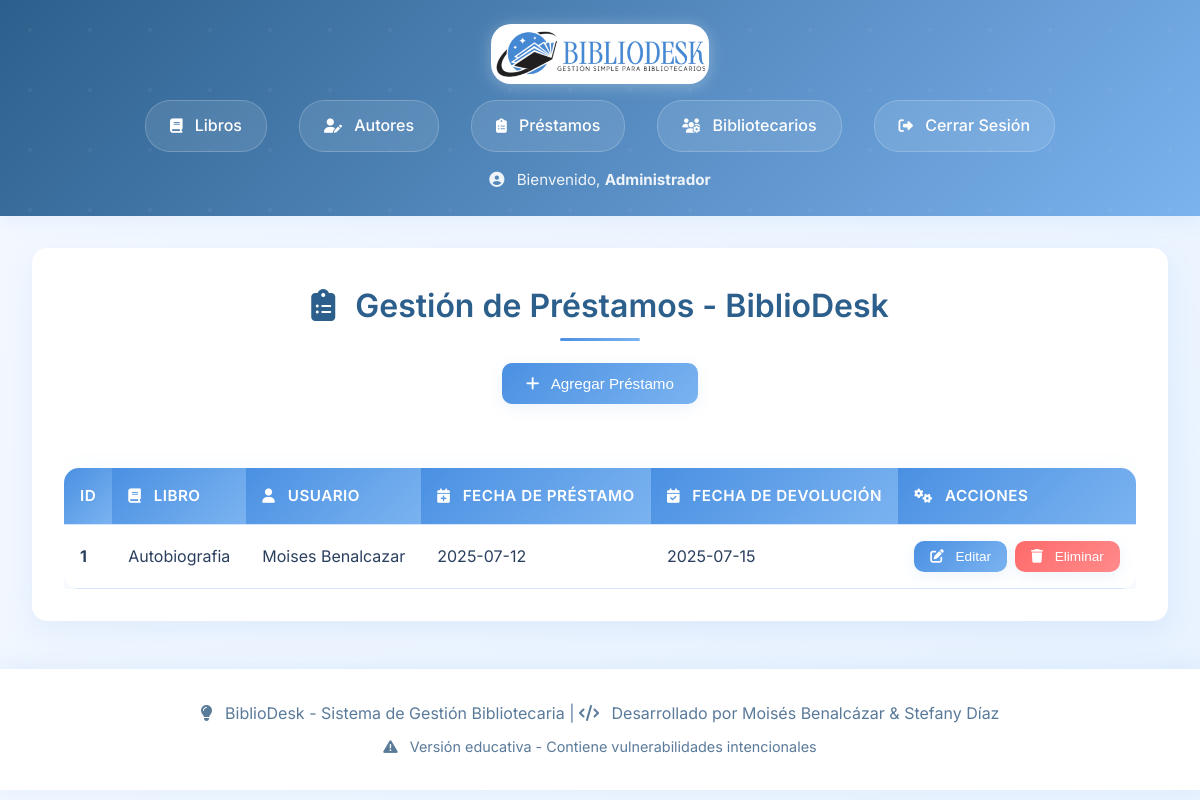
The page /loans (signed in) on the database its author committed.
### tables this page shows
CREATE TABLE loans (
        id INTEGER PRIMARY KEY AUTOINCREMENT,
        book_id INTEGER,
        user_name TEXT NOT NULL,
        loan_date TEXT NOT NULL,
        return_date TEXT,
        FOREIGN KEY (book_id) REFERENCES books(id)
    );

CREATE TABLE books (
        id INTEGER PRIMARY KEY AUTOINCREMENT,
        title TEXT NOT NULL,
        author_id INTEGER,
        publication_year INTEGER,
        summary TEXT,
        publisher TEXT,
        FOREIGN KEY (author_id) REFERENCES authors(id)
    );

### app.py (the view, shortened to what this page needs)
@app.route('/loans', methods=['GET', 'POST'])
def loans():
    if not session.get('logged_in'):
        return redirect(url_for('login'))
    loans = database.get_loans()
    books = database.get_books()
    return render_template('loans.html', loans=loans, books=books)

### database.py (called while the page is built)
def get_books():
    conn = sqlite3.connect('library.db')
    c = conn.cursor()
    c.execute('SELECT books.id, books.title, authors.name, books.publication_year, books.summary, books.publisher FROM books JOIN authors ON books.author_id = authors.id')
    books = c.fetchall()
    conn.close()
    return books

def get_loans():
    conn = sqlite3.connect('library.db')
    c = conn.cursor()
    c.execute('SELECT loans.id, books.title, loans.user_name, loans.loan_date, loans.return_date FROM loans JOIN books ON loans.book_id = books.id')
    loans = c.fetchall()
    conn.close()
    return loans

### templates/loans.html (shortened to what this page needs)
{% extends "base.html" %}
{% block content %}
<div class="container">
    <div class="card">
        <h2><i class="fas fa-clipboard-list"></i> Gestión de Préstamos - BiblioDesk</h2>
        <div style="text-align: center; margin-bottom: 2rem;">
            <button class="btn-primary" onclick="openModal('addLoanModal')">
                <i class="fas fa-plus"></i> Agregar Préstamo
            </button>
        </div>
        <div style="overflow-x: auto;">
            <table>
                <thead>
                    <tr>
                        <th>ID</th>
                        <th><i class="fas fa-book"></i> Libro</th>
                        <th><i class="fas fa-user"></i> Usuario</th>
                        <th><i class="fas fa-calendar-plus"></i> Fecha de Préstamo</th>
                        <th><i class="fas fa-calendar-check"></i> Fecha de Devolución</th>
                        <th><i class="fas fa-cogs"></i> Acciones</th>
                    </tr>
                </thead>
                <tbody>
                    {% for loan in loans %}
                    <tr>
                        <td><strong>{{ loan[0] }}</strong></td>
                        <td>{{ loan[1] }}</td>
                        <td>{{ loan[2] }}</td>
                        <td>{{ loan[3] }}</td>
                        <td>{{ loan[4] if loan[4] else 'Pendiente' }}</td>
                        <td>
                            <div class="action-buttons">
                                <button class="btn-primary" onclick="openEditModal('{{ loan[0] }}', '{{ loan[1] }}', '{{ loan[2] }}', '{{ loan[3] }}', '{{ loan[4] }}')">
                                    <i class="fas fa-edit"></i> Editar
                                </button>
                                <form method="POST" style="display:inline;">
                                    <button type="submit" name="delete" class="btn-danger" onclick="return confirm('¿Estás seguro de que deseas eliminar este préstamo?')">
                                        <i class="fas fa-trash"></i> Eliminar
                                    </button>
                                </form>
                            </div>
                        </td>
                    </tr>
                    {% endfor %}
                </tbody>
            </table>
        </div>
    </div>
</div>
{% endblock %}

### static/style.css (style rules this page uses)
:root { --primary-blue: #4A90E2; --primary-light: #7BB3F0; --secondary-blue: #B8D4F1; --accent-blue: #2C5F8B; --light-blue: #E8F2FF; --background: #F5F9FF; --white: #FFFFFF; --text-dark: #2A3F5F; --text-light: #5A7A9A; --border-light: #D1E6FF; --success: #4ECDC4; --warning: #FFD93D; --danger: #FF6B6B; --shadow: rgba(74, 144, 226, 0.1); --shadow-hover: rgba(74, 144, 226, 0.2); }
* { margin: 0; padding: 0; box-sizing: border-box; }
body { font-family: 'Inter', sans-serif; background: linear-gradient(135deg, var(--background) 0%, var(--light-blue) 100%); min-height: 100vh; color: var(--text-dark); line-height: 1.6; }
.container { max-width: 1200px; margin: 2rem auto; padding: 0 2rem; }
h2 { color: var(--accent-blue); font-size: 2rem; font-weight: 600; margin-bottom: 2rem; text-align: center; position: relative; }
h2::after { content: ''; position: absolute; bottom: -10px; left: 50%; transform: translateX(-50%); width: 80px; height: 3px; background: linear-gradient(90deg, var(--primary-blue), var(--primary-light)); border-radius: 2px; }
button { background: linear-gradient(135deg, var(--primary-blue) 0%, var(--primary-light) 100%); color: var(--white); border: none; padding: 0.75rem 1.5rem; cursor: pointer; border-radius: 10px; font-weight: 500; font-size: 0.95rem; transition: all 0.3s ease; box-shadow: 0 4px 15px var(--shadow); position: relative; overflow: hidden; }
table { width: 100%; border-collapse: separate; border-spacing: 0; margin-top: 2rem; background: var(--white); border-radius: 15px; overflow: hidden; box-shadow: 0 10px 30px var(--shadow); }
th, td { padding: 1rem; text-align: left; border-bottom: 1px solid var(--border-light); }
th { background: linear-gradient(135deg, var(--primary-blue) 0%, var(--primary-light) 100%); color: var(--white); font-weight: 600; font-size: 0.95rem; text-transform: uppercase; letter-spacing: 0.5px; }
form { display: flex; flex-direction: column; gap: 1.5rem; max-width: 500px; background: var(--white); padding: 2rem; border-radius: 15px; box-shadow: 0 10px 30px var(--shadow); }
.card { background: var(--white); border-radius: 15px; padding: 2rem; box-shadow: 0 10px 30px var(--shadow); margin-bottom: 2rem; transition: all 0.3s ease; }
.action-buttons { display: flex; gap: 0.5rem; align-items: center; }
.action-buttons button { padding: 0.5rem 1rem; font-size: 0.85rem; min-width: auto; }
.action-buttons form { display: inline; margin: 0; padding: 0; background: none; box-shadow: none; gap: 0; }
.btn-primary { background: linear-gradient(135deg, var(--primary-blue) 0%, var(--primary-light) 100%); }
.btn-danger { background: linear-gradient(135deg, var(--danger) 0%, #ff8a8a 100%); }
.fas, .far, .fab { margin-right: 0.5rem; }
h1 .fas, h2 .fas, h3 .fas { margin-right: 0.75rem; color: inherit; }
button .fas { margin-right: 0.5rem; }
th .fas { margin-right: 0.5rem; font-size: 0.9rem; }

### rows shown on the page
loans: id "1", title "Autobiografia", user_name "Moises Benalcazar", loan_date "2025-07-12", return_date "2025-07-15"

### other values the page prints
{{ session.name or session.username }} "Administrador"
